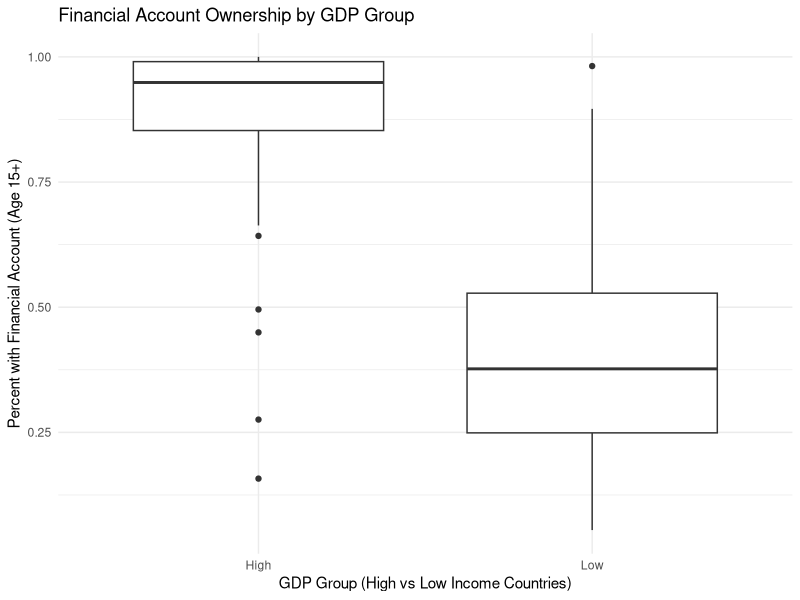
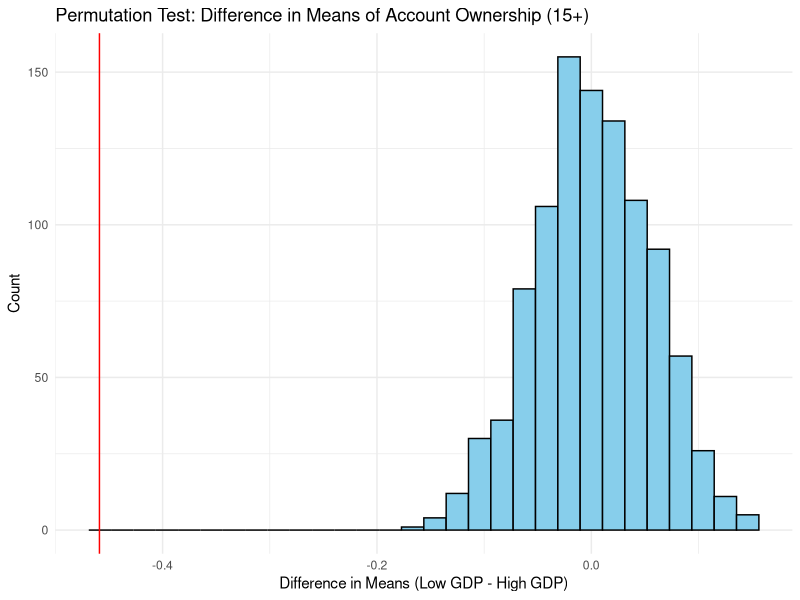
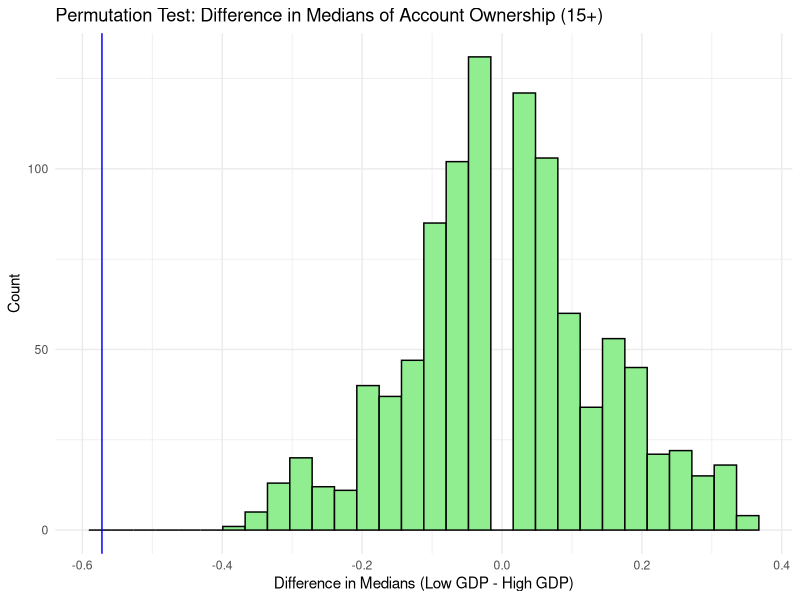

Write the R code that produced these figures, in order.
## ---- chunk 1

# Load and clean GDP dataset, assign GDP groups based on the median GDP per capita

library(tidyverse)
library(readxl)

GDP_analysis <- read_excel("GDP_analysis.xlsx", sheet = "Data", skip = 1)
colnames(GDP_analysis) <- c(
  "Country", 
  "GDP_Per_Capita", 
  "Account_15plus", 
  "Saved_15plus", 
  "Borrowed_Formal_15plus", 
  "Account_Female", 
  "Account_Male", 
  "Owns_Credit_Card")

DP_analysis <- GDP_analysis |> 
  mutate(across(GDP_Per_Capita:Owns_Credit_Card, as.numeric))
  
median_gdp <- GDP_analysis |>
  summarise(median_gdp = median(GDP_Per_Capita, na.rm = TRUE)) |>
  pull(median_gdp)

GDP_analysis <- GDP_analysis |>  
  mutate(GDP_Group = ifelse(GDP_Per_Capita >= median_gdp, "High", "Low"))

## ---- chunk 2

#| fig-alt: "This chart shows two boxes, one for high-GDP countries and one for low-GDP countries, to compare the percentage of people age 15 and older who have a financial account. The x-axis shows the GDP group (high or low), and the y-axis shows the percentage of account ownership. Each box shows the range of values within that group. The line in the center of each box marks the median, or typical value. High-GDP countries have a higher median, meaning account access is more common and consistent. Low-GDP countries have lower percentages."

# Creates a boxplot to compare account ownership (age 15+) between high and low-GDP countries.

GDP_analysis |>
  ggplot(aes(x = GDP_Group, y = Account_15plus)) +
  geom_boxplot() + 
  labs(
    title = "Financial Account Ownership by GDP Group",
    x = "GDP Group (High vs Low Income Countries)",
    y = "Percent with Financial Account (Age 15+)") +
  theme_minimal()
## ---- chunk 3


# Define a function to generate one permutation sample and calculate differences in means and medians

perm_data <- function(rep, data) {
  data |>
    select(GDP_Group, Account_15plus) |>

# Randomly permute account ownership values (simulate the null hypothesis)

    mutate(Account_15plus_perm = sample(Account_15plus, replace = FALSE)) |>
    
# Group by GDP group to compute observed and permuted group summaries

    group_by(GDP_Group) |>
    summarize(
      obs_ave = mean(Account_15plus, na.rm = TRUE),
      obs_med = median(Account_15plus, na.rm = TRUE),
      perm_ave = mean(Account_15plus_perm, na.rm = TRUE),
      perm_med = median(Account_15plus_perm, na.rm = TRUE),
      .groups = "drop"
    ) |>
    
# Calculate the differences between groups (Low GDP - High GDP)

    summarize(
      obs_ave_diff = diff(obs_ave),
      obs_med_diff = diff(obs_med),
      perm_ave_diff = diff(perm_ave),
      perm_med_diff = diff(perm_med),
      rep = rep
    )
}

perm_results <- map_df(1:1000, perm_data, data = GDP_analysis)

head(perm_results)


## ---- chunk 4

#| fig-alt: "This chart shows a histogram, which is a series of bars representing how often certain differences in means appeared during a permutation test. The x-axis shows the difference in account ownership between low- and high-GDP countries, and the y-axis shows how many times each difference occurred across the randomized trials. The red vertical line marks the actual observed difference in the real data. This red line is far from the center of the bars and very much to the left. This suggests the real result is unusual and may be statistically significant."

# This chunk plots the  distribution of mean differences in account ownership between GDP groups that were ran in the simulation


ggplot(perm_results, aes(x = perm_ave_diff)) +
  geom_histogram(bins = 30, fill = "skyblue", color = "black") +
  geom_vline(aes(xintercept = mean(obs_ave_diff)), color = "red") +
  labs(
    title = "Permutation Test: Difference in Means of Account Ownership (15+)",
    x = "Difference in Means (Low GDP - High GDP)",
    y = "Count") +
  theme_minimal()

## ---- chunk 5

#| fig-alt: "This chart shows a histogram, which is a series of bars representing how often certain differences in medians appeared during a permutation test. The x-axis shows the difference in account ownership between low- and high-GDP countries, and the y-axis shows how many times each difference occurred across the randomized trials. The blue vertical line marks the actual observed difference in the real data. This red line is far from the center of the bars and very much to the left. This suggests the real result is unusual and may be statistically significant."

# This chunk plots the  distribution of median differences in account ownership between GDP groups that were ran in the simulation


ggplot(perm_results, aes(x = perm_med_diff)) +
  geom_histogram(bins = 30, fill = "lightgreen", color = "black") +
  geom_vline(aes(xintercept = mean(obs_med_diff)), color = "blue",) +
  labs(
    title = "Permutation Test: Difference in Medians of Account Ownership (15+)",
    x = "Difference in Medians (Low GDP - High GDP)",
    y = "Count") +
  theme_minimal()
